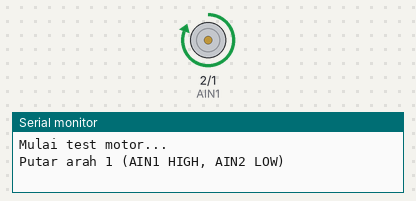
Simulated run of this sketch. Board: ESP32-S3. Parts: motor-driver pin pairs drawn as motors (green arrow = first pin HIGH = forward, orange = second pin HIGH = backward, longer = more drive), the last lines printed to the serial monitor.

Above: at 2.0 s.
At 5.0 s:
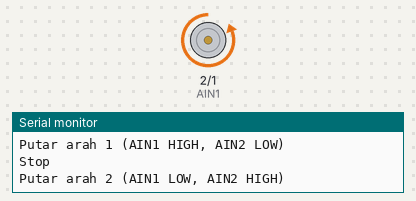
At 7.0 s:
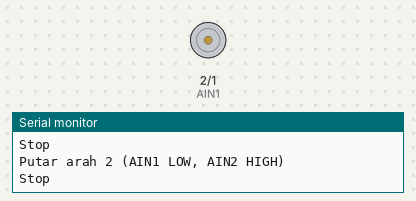
Timing chart, 0 to 10.1 s (numbered marks = the images above):
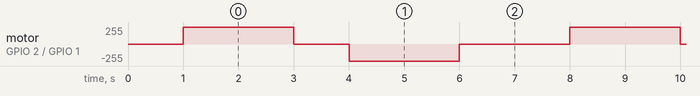

Measured:
- by itself, motor on GPIO 2 (AIN1) / GPIO 1 (AIN2): repeats every 7.0 s: stopped 1.0 s, backward 255/255 2.0 s, stopped 2.0 s, forward 255/255 2.0 s

The sketch:

drv2.ino
```cpp
// Simple test untuk DRV8833
// Wiring:
//   AIN1 -> GPIO2
//   AIN2 -> GPIO1
//   STBY -> 5V (langsung, tidak dikontrol dari ESP32)
//   VM   -> 5V
//   GND  -> GND (ESP32 & sumber 5V harus satu GND)
//   Motor -> OUT1 & OUT2

#define AIN1 2
#define AIN2 1

void setup() {
  pinMode(AIN1, OUTPUT);
  pinMode(AIN2, OUTPUT);

  // pastikan motor diam dulu saat start
  digitalWrite(AIN1, LOW);
  digitalWrite(AIN2, LOW);

  Serial.begin(115200);
  delay(1000);
  Serial.println("Mulai test motor...");
}

void loop() {
  // Putar arah 1
  Serial.println("Putar arah 1 (AIN1 HIGH, AIN2 LOW)");
  digitalWrite(AIN1, HIGH);
  digitalWrite(AIN2, LOW);
  delay(2000);

  // Berhenti (coast)
  Serial.println("Stop");
  digitalWrite(AIN1, LOW);
  digitalWrite(AIN2, LOW);
  delay(1000);

  // Putar arah 2
  Serial.println("Putar arah 2 (AIN1 LOW, AIN2 HIGH)");
  digitalWrite(AIN1, LOW);
  digitalWrite(AIN2, HIGH);
  delay(2000);

  // Berhenti (coast)
  Serial.println("Stop");
  digitalWrite(AIN1, LOW);
  digitalWrite(AIN2, LOW);
  delay(2000);
}
```
